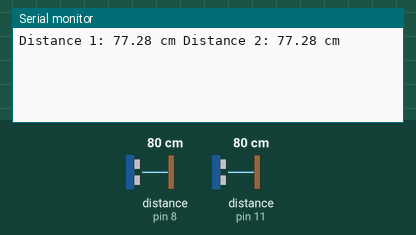
This sketch was run on a simulated Arduino Uno, built with avr-gcc and run on an emulated ATmega328P. Parts: the last lines printed to the serial monitor. The test bench sets the inputs (shaded band); at power-on: distance to the obstacle (sensors on pin 8, pin 11) 80 cm. The echo pulse lasts 58.3 µs per cm.

Above: at 4.0 s.
4.1 s: distance to the obstacle (sensor on pin 8) set to 4 cm
At 5.3 s:
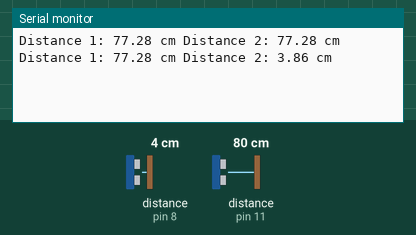
7.2 s: distance to the obstacle (sensor on pin 8) set to 2 cm
At 10.3 s:
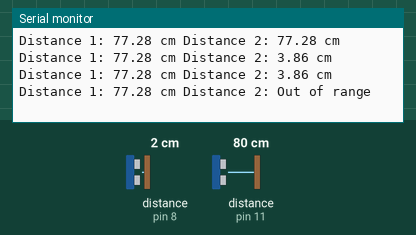
12.6 s: distance to the obstacle (sensor on pin 11) set to 4 cm
At 14.1 s:
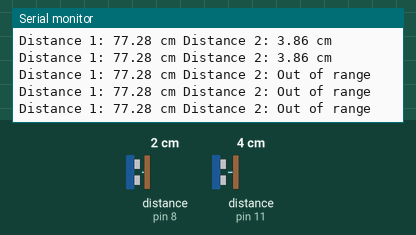
15.7 s: distance to the obstacle (sensor on pin 11) set to 2 cm
At 18.8 s:
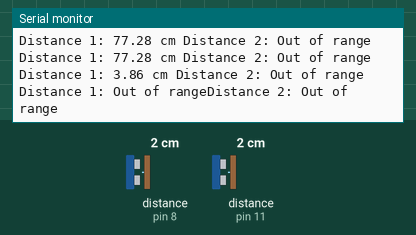

The sketch:

sample_code_two_sensors.ino
```cpp
 /* Dual HC-SR04 with Temp and Humidity Demonstration
  HC-SR04-Temp-Humid-Dual-Demo.ino
  Demonstrates enhancements of HC-SR04 Ultrasonic Range Finder
  With DHT22 Temperature and Humidity Sensor
  Displays results on Serial Monitor

  DroneBot Workshop 2017
  http://dronebotworkshop.com
*/


// Include NewPing Library
#include "NewPing.h"

// Define Constants

#define TRIGGER_PIN_1  10
#define ECHO_PIN_1     11
#define TRIGGER_PIN_2  9
#define ECHO_PIN_2     8
#define MAX_DISTANCE 400

NewPing sonar1(TRIGGER_PIN_1, ECHO_PIN_1, MAX_DISTANCE);
NewPing sonar2(TRIGGER_PIN_2, ECHO_PIN_2, MAX_DISTANCE);

// Define Variables
float duration1; // Stores First HC-SR04 pulse duration value
float duration2; // Stores Second HC-SR04 pulse duration value
float distance1; // Stores calculated distance in cm for First Sensor
float distance2; // Stores calculated distance in cm for Second Sensor
float soundsp;  // Stores calculated speed of sound in M/S
float soundcm;  // Stores calculated speed of sound in cm/ms
int iterations = 5;

// Initialize DHT sensor for normal 16mhz Arduino

void setup() {
  Serial.begin (9600);
}

void loop()
{

  delay(1000);
    // Calculate the Speed of Sound in M/S
    soundsp = 331.4;
    // Convert to cm/ms

  soundcm = soundsp / 10000;

  // Measure duration for first sensor

  duration1 = sonar1.ping_median(iterations);

  // Add a delay between sensor readings

  delay(1000);

  // Measure duration for first sensor

  duration2 = sonar2.ping_median(iterations);

  // Calculate the distances for both sensors

  distance1 = (duration1 / 2) * soundcm;
  distance2 = (duration2 / 2) * soundcm;

  // Send results to Serial Monitor

    Serial.print("Distance 1: ");

    if (distance1 >= 400 || distance1 <= 2) {
    Serial.print("Out of range");
    }
    else {
    Serial.print(distance1);
    Serial.print(" cm ");
    }

    Serial.print("Distance 2: ");

    if (distance2 >= 400 || distance2 <= 2) {
    Serial.print("Out of range");
    }
    else {
    Serial.print(distance2);
    Serial.print(" cm");
    }

  Serial.println(" ");
}
```

Measured:
- the behaviour switches between 3 and 2 cm on distance to the obstacle (sensor on pin 8) (found by bisection; images 1 and 2)
- the behaviour switches between 3 and 2 cm on distance to the obstacle (sensor on pin 11) (found by bisection; images 3 and 4)
- after the input at 4.1 s, the serial monitor: prints a new line after 0.38 s (image 1)
- after the input at 7.2 s, the serial monitor: prints a new line after 1.8 s (image 2)
- after the input at 15.7 s, the serial monitor: prints a new line after 2.2 s (image 4)
